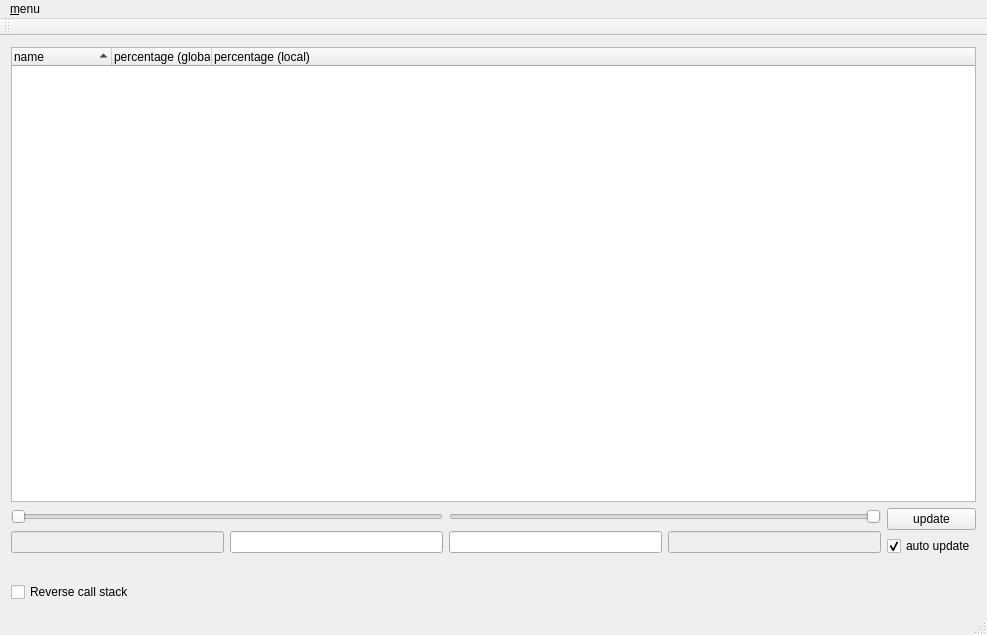
<?xml version="1.0" encoding="UTF-8"?>
<ui version="4.0">
 <class>MainWindow</class>
 <widget class="QMainWindow" name="MainWindow">
  <property name="geometry">
   <rect>
    <x>0</x>
    <y>0</y>
    <width>987</width>
    <height>635</height>
   </rect>
  </property>
  <property name="windowTitle">
   <string>Profile analyzer</string>
  </property>
  <widget class="QWidget" name="centralWidget">
   <property name="sizePolicy">
    <sizepolicy hsizetype="Expanding" vsizetype="Expanding">
     <horstretch>0</horstretch>
     <verstretch>0</verstretch>
    </sizepolicy>
   </property>
   <property name="maximumSize">
    <size>
     <width>985</width>
     <height>577</height>
    </size>
   </property>
   <layout class="QVBoxLayout" name="verticalLayout_7">
    <property name="sizeConstraint">
     <enum>QLayout::SetMaximumSize</enum>
    </property>
    <item>
     <layout class="QVBoxLayout" name="ver_tree">
      <property name="sizeConstraint">
       <enum>QLayout::SetMaximumSize</enum>
      </property>
      <item>
       <widget class="QTreeWidget" name="treeWidget">
        <property name="minimumSize">
         <size>
          <width>0</width>
          <height>0</height>
         </size>
        </property>
        <property name="toolTipDuration">
         <number>-1</number>
        </property>
        <property name="sortingEnabled">
         <bool>true</bool>
        </property>
        <property name="animated">
         <bool>false</bool>
        </property>
        <property name="wordWrap">
         <bool>false</bool>
        </property>
        <property name="columnCount">
         <number>3</number>
        </property>
        <attribute name="headerVisible">
         <bool>true</bool>
        </attribute>
        <attribute name="headerCascadingSectionResizes">
         <bool>false</bool>
        </attribute>
        <attribute name="headerHighlightSections">
         <bool>true</bool>
        </attribute>
        <attribute name="headerShowSortIndicator" stdset="0">
         <bool>true</bool>
        </attribute>
        <attribute name="headerStretchLastSection">
         <bool>true</bool>
        </attribute>
        <column>
         <property name="text">
          <string notr="true">name</string>
         </property>
        </column>
        <column>
         <property name="text">
          <string notr="true">percentage (global)</string>
         </property>
        </column>
        <column>
         <property name="text">
          <string>percentage (local)</string>
         </property>
        </column>
       </widget>
      </item>
     </layout>
    </item>
    <item>
     <layout class="QHBoxLayout" name="hor_tools">
      <property name="sizeConstraint">
       <enum>QLayout::SetMaximumSize</enum>
      </property>
      <item>
       <layout class="QVBoxLayout" name="ver_start">
        <item>
         <widget class="QSlider" name="slider_start_ts">
          <property name="enabled">
           <bool>false</bool>
          </property>
          <property name="maximum">
           <number>100</number>
          </property>
          <property name="orientation">
           <enum>Qt::Horizontal</enum>
          </property>
         </widget>
        </item>
        <item>
         <layout class="QHBoxLayout" name="hor_min_start">
          <item>
           <widget class="QLineEdit" name="min_ts">
            <property name="enabled">
             <bool>false</bool>
            </property>
           </widget>
          </item>
          <item>
           <widget class="QLineEdit" name="start_ts">
            <property name="alignment">
             <set>Qt::AlignRight|Qt::AlignTrailing|Qt::AlignVCenter</set>
            </property>
           </widget>
          </item>
         </layout>
        </item>
       </layout>
      </item>
      <item>
       <layout class="QVBoxLayout" name="ver_end">
        <item>
         <widget class="QSlider" name="slider_end_ts">
          <property name="enabled">
           <bool>false</bool>
          </property>
          <property name="maximum">
           <number>100</number>
          </property>
          <property name="orientation">
           <enum>Qt::Horizontal</enum>
          </property>
          <property name="invertedAppearance">
           <bool>true</bool>
          </property>
         </widget>
        </item>
        <item>
         <layout class="QHBoxLayout" name="hor_max_end">
          <item>
           <widget class="QLineEdit" name="end_ts"/>
          </item>
          <item>
           <widget class="QLineEdit" name="max_ts">
            <property name="enabled">
             <bool>false</bool>
            </property>
           </widget>
          </item>
         </layout>
        </item>
       </layout>
      </item>
      <item>
       <layout class="QVBoxLayout" name="ver_upd">
        <item>
         <widget class="QPushButton" name="button_update">
          <property name="text">
           <string>update</string>
          </property>
         </widget>
        </item>
        <item>
         <widget class="QCheckBox" name="check_auto_update">
          <property name="text">
           <string>auto update</string>
          </property>
          <property name="checked">
           <bool>true</bool>
          </property>
         </widget>
        </item>
       </layout>
      </item>
     </layout>
    </item>
    <item>
     <widget class="QLabel" name="whole_time">
      <property name="text">
       <string/>
      </property>
      <property name="alignment">
       <set>Qt::AlignCenter</set>
      </property>
     </widget>
    </item>
    <item>
     <widget class="QCheckBox" name="reverse_call_stack">
      <property name="text">
       <string>Reverse call stack</string>
      </property>
     </widget>
    </item>
   </layout>
  </widget>
  <widget class="QMenuBar" name="menuBar">
   <property name="geometry">
    <rect>
     <x>0</x>
     <y>0</y>
     <width>987</width>
     <height>25</height>
    </rect>
   </property>
   <widget class="QMenu" name="menuMenu">
    <property name="title">
     <string>&amp;menu</string>
    </property>
    <addaction name="actionOpen_DB_file"/>
    <addaction name="actionExpand_first_level"/>
    <addaction name="actionCollapse_all"/>
    <addaction name="actionReverse_call_stack"/>
    <addaction name="actionFind"/>
   </widget>
   <addaction name="menuMenu"/>
  </widget>
  <widget class="QToolBar" name="mainToolBar">
   <attribute name="toolBarArea">
    <enum>TopToolBarArea</enum>
   </attribute>
   <attribute name="toolBarBreak">
    <bool>false</bool>
   </attribute>
  </widget>
  <widget class="QStatusBar" name="statusBar"/>
  <action name="actionOpen_DB_file">
   <property name="checkable">
    <bool>false</bool>
   </property>
   <property name="text">
    <string>&amp;open DB file</string>
   </property>
  </action>
  <action name="actionExpand_first_level">
   <property name="text">
    <string>&amp;expand next level</string>
   </property>
  </action>
  <action name="actionCollapse_all">
   <property name="text">
    <string>&amp;collapse next level</string>
   </property>
  </action>
  <action name="actionReverse_call_stack">
   <property name="checkable">
    <bool>true</bool>
   </property>
   <property name="text">
    <string>&amp;reverse call stack</string>
   </property>
  </action>
  <action name="actionFind">
   <property name="text">
    <string>find</string>
   </property>
  </action>
 </widget>
 <layoutdefault spacing="6" margin="11"/>
 <resources/>
 <connections/>
</ui>
